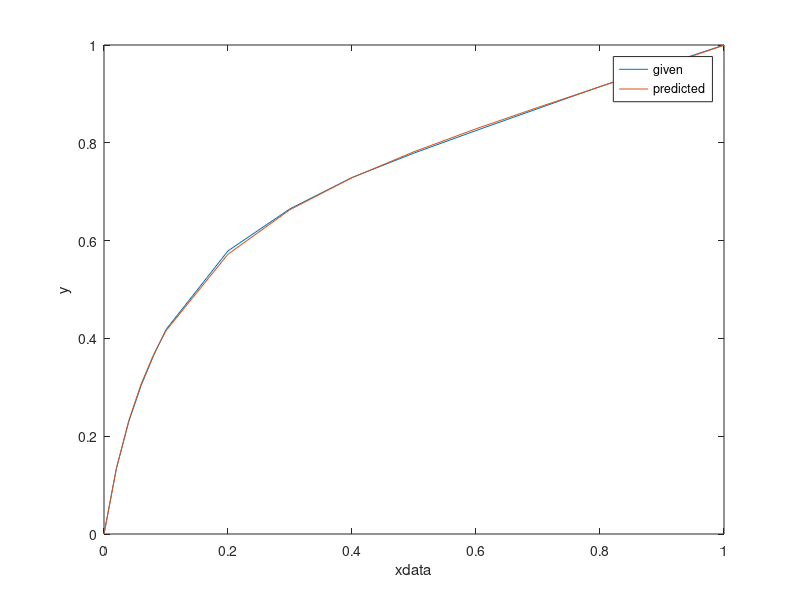
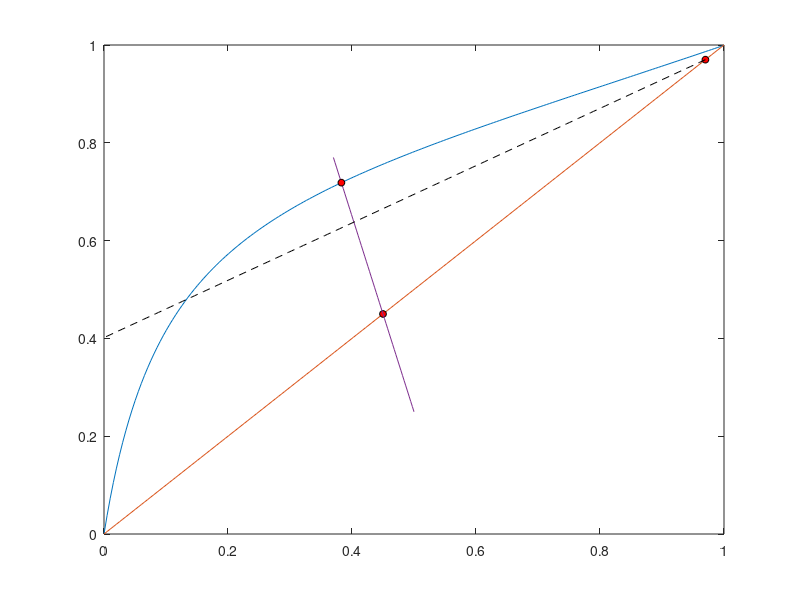

Recreate these plots in MATLAB, in order. (Note: this script raises an error after producing the figures.)
clc;
clear all;

% Define the data
xdata = [0, 0.02, 0.04, 0.06, 0.08, 0.10, 0.20, 0.30, 0.40, 0.50, 0.60, 0.70, 0.80, 0.90, 0.95, 1.0];
ydata = [0, 0.134, 0.23, 0.304, 0.365, 0.418, 0.579, 0.665, 0.729, 0.779, 0.825, 0.87, 0.915, 0.958, 0.979, 1];
x_points = [0.97, 0.45];
y_points = [0.97, 0.45];

% Define the function
fun = @(param, xdata) (param(1) .* xdata) ./ (1 + (param(2) .* xdata) + (param(3) .* (xdata.^2)));

% Initial guess for parameters
initial_guess = [1, 1, 1];

% Perform curve fitting
param = lsqcurvefit(fun, initial_guess, xdata, ydata);

% Extract parameters
a = param(1);
b = param(2);
c = param(3);
y = a .* xdata ./ (1 + b .* xdata + c .* (xdata.^2));

figure(1)
plot(xdata, ydata);
hold on;
plot(xdata, y);
xlabel('xdata');
ylabel('y')
legend('given', 'predicted');

xdata = linspace(0, 1, 200);
y_calc = (a .* xdata) ./ (1 + (b .* xdata) + (c .* (xdata.^2)));
y_normal = xdata;

figure(2)
plot(xdata, y_calc);
hold on;
plot(xdata, y_normal);
hold on;

% Plot the points
plot(x_points, y_points, 'o', 'MarkerSize', 5, 'MarkerFaceColor', 'r', 'MarkerEdgeColor', 'k');
hold on;

q = 0.8;
zf = 0.45;
y_pinch_point=a*0.7/(1+(b*0.7)+(c*0.7*0.7));
y_pinch_point
m_reflux=(0.97-y_pinch_point)/(0.97-0.7);
c_reflux=y_pinch_point-(m_reflux*0.7);
Reflux_hypo=(0.97/c_reflux)-1;
Reflux_actual=2.5*Reflux_hypo;

% Define the function to solve for the intersection of feed line and equilibrium curve
fun = @(x) a * x ./ (1 + (b * x) + c * (x.^2)) + (q / (1 - q)) * x - zf / (1 - q);
x0 = 0;
xdata_feed = linspace(0.37, 0.5, 50);
x_solution = fsolve(fun, x0);
y_feed = ((q / (q - 1)) * xdata_feed) - zf / (q - 1);
plot(xdata_feed, y_feed);
% Calculate y using the obtained x_solution
y_solution = a * x_solution / (1 + b * x_solution + c * x_solution.^2);
plot(x_solution, y_solution, 'o', 'MarkerSize', 5, 'MarkerFaceColor', 'r', 'MarkerEdgeColor', 'k');

% Calculate the equation of the line passing through (0.97, 0.97) and (x_solution, y_solution)
m = Reflux_actual/(Reflux_actual+1);
c_re = 0.97/(Reflux_actual+1);

% Draw the line
x_line = linspace(0.97, 0, 200);
y_line = m * x_line + c_re;
plot(x_line, y_line, 'k--');
hold on;


% Solve the system of equations
syms x y; % Define symbolic variables
eq1 = x + y  == 450;
eq2 = x * 0.97 + y * 0.02 + 35 == 225;
sol = solve([eq1, eq2], [x, y]);

% Extract solutions
D = sol.x; % flow rate of distillate
W = sol.y; % flow rate of bottom output
D=double(D);
W=double(W);

y_seventyfive_percent=m*0.70+c_re;
plot(0.70,y_seventyfive_percent,'o', 'MarkerSize', 5, 'MarkerFaceColor', 'r', 'MarkerEdgeColor', 'k');
y_seventyfive_percent
hold on;

x_line=linspace(0.97,0.7,100);
y_line = m * x_line + c_re;
plot(x_line,y_line,'k');
hold on;
y_line_side=linspace(0.7,y_pinch_point,80);
x_line_side=zeros(1,80);
x_line_side(1,:)=0.7;
plot(x_line_side, y_line_side, 'color', [0.5 0 0.5]);
hold on;
plot(0.70,0.7,'o', 'MarkerSize', 5, 'MarkerFaceColor', 'r', 'MarkerEdgeColor', 'k');
hold on;
plot(0.70,y_pinch_point,'o', 'MarkerSize', 5, 'MarkerFaceColor', 'r', 'MarkerEdgeColor', 'k');
hold on;
V=(Reflux_actual+1)*D;
S=50;
xs=0.70;
xd=0.97;
xw=0.02;
L=D*Reflux_actual;
L_dash=L-S;

% Define the equations
L_dash_over_V = L_dash / V;
numerator = D * xd + S * xs;
denominator = D * (Reflux_actual + 1);

% Define the line equation
m_section2=L_dash_over_V;
c_section2=numerator/denominator;
fun=@(x_feed) L_dash_over_V*x_feed+(numerator/denominator)+(4*x_feed)-(45/20);
x_feed=fsolve(fun,0.5);
y_feed_intersec=-(4*x_feed)+(45/20);
plot(x_feed,y_feed_intersec,'o', 'MarkerSize', 6, 'MarkerFaceColor', 'r', 'MarkerEdgeColor', 'k');

% Plot the line joining (0.70, 0.854) and (x_feed, y_feed_intersec)
plot([0.70, x_feed], [y_seventyfive_percent, y_feed_intersec], 'k');
plot([0.02, x_feed], [0.02, y_feed_intersec], 'k');
hold on;
plot(0.02,0.02,'o', 'MarkerSize', 5, 'MarkerFaceColor', 'r', 'MarkerEdgeColor', 'k');
hold on;

m_section3=(y_feed_intersec-0.02)/(x_feed-0.02);
c_section3=y_feed_intersec-(m_section3*x_feed);
x_for_tray=0.7;
x_values=zeros(1000,1);
count=0;
x_vary=0.70;
y_for_tray=y_seventyfive_percent;
y_vary=y_for_tray;
check=0;
count2=0;
while x_vary>0.02
eqb=@(x) y_vary-((a*x)/(1+(b*x)+(c*(x^2))));
x=fsolve(eqb,0.5);
x_prev=x_vary;
x_vary=x;
y_prev=y_vary;
if x_vary>x_feed
y_vary=(m_section2*x_vary)+c_section2;
else
y_vary=(m_section3*x_vary)+c_section3;
check=1;
end
if check==1
count2=count;
end
count=count+1;
plot([x_prev,x_vary],[y_prev,y_prev],'r');
hold on;
plot([x_vary,x_vary],[y_prev,y_vary],'b');
hold on;
legend('eqb curve','y=x','distillate and feed points','feed line','intersec feed & eqb curve','section 2 operating line','intersec side & section1','section 1 operating line','side line','side stream mole fraction','pinch point','section 2 intersec with feed','section 2 operating line','section 3 operating line','0.02,0.02');
xlabel('x');
ylabel('y');
end
x_final_store=x_vary;
x_final_pre=x_prev;
count
x_vary=0.7;
y_vary=y_seventyfive_percent;
count1=0;
while x_vary<0.97
    x_prev=x_vary;
    y_prev=y_vary;
y_vary=a*x_vary/(1+(b*x_vary)+(c*(x_vary^2)));
x_vary=(y_vary-c_re)/m;
count1=count1+1;
 % count1 is the side stream tray count
plot([x_prev,x_prev],[y_prev,y_vary],'r');
hold on;
plot([x_prev,x_vary],[y_vary,y_vary],'b');
hold on;
end
count=count-1;
count=count+(x_final_pre-0.02)/(x_final_pre-x_final_store)+count1;
count
count2=count1+count2;
count1
%feed tray is around 6 th
% side stream tray is 4th
%number of trays is 9.819821394239320
% L at section three boundary which is lying above the feed stage is 2.696620996396439e+02
% L at section two boundary which is lying above side stream stage is 2.196620996396439e+02
% V at both the sections is 4.601884154291176e+02 (section two and three)
L_below_feed=(0.8*500)+L_dash;
V_below_feed=V-(0.2*500);